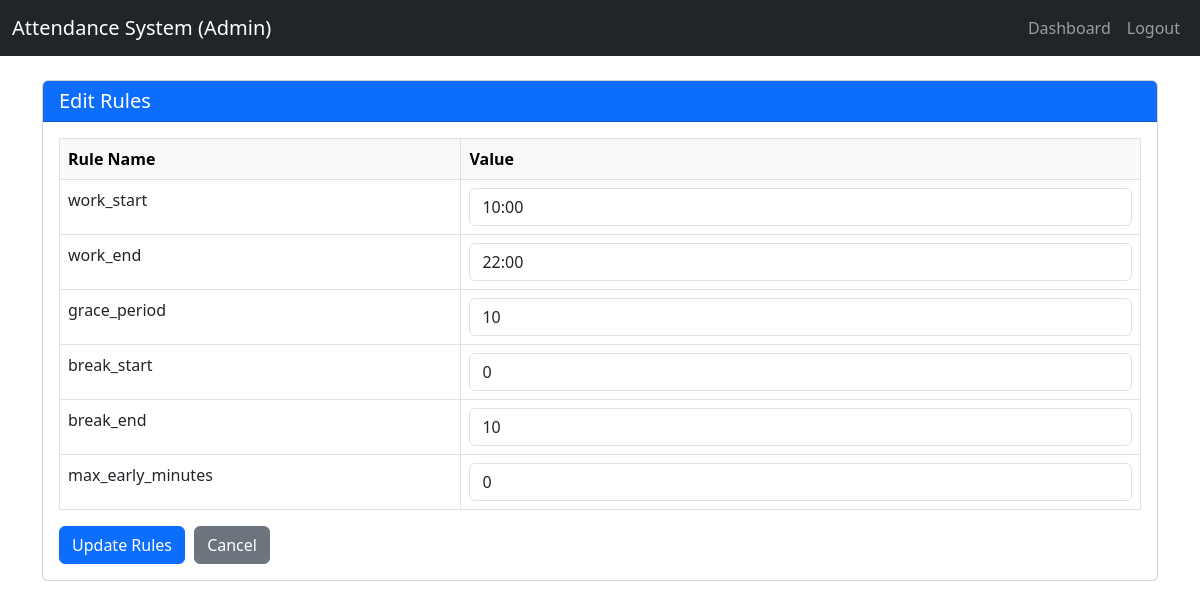
/rules (signed in), run on an earlier commit of the app's database.
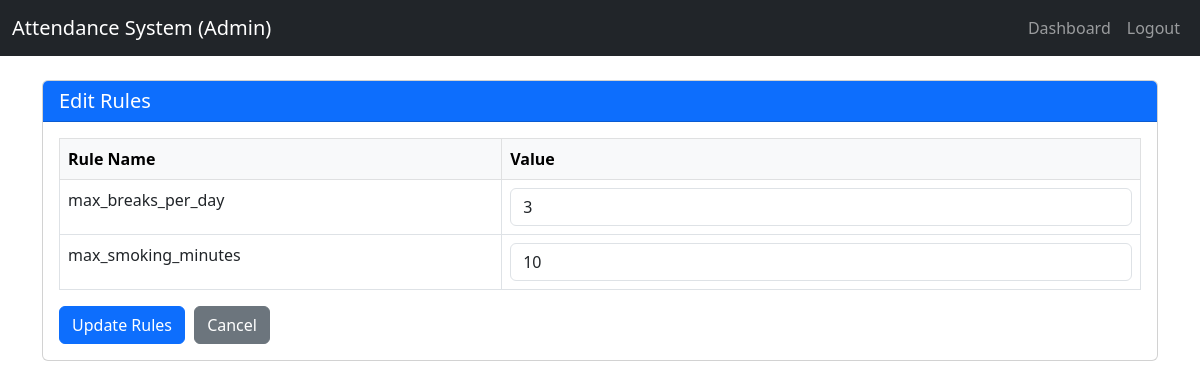
And on a later commit of the database.
### tables this page shows
CREATE TABLE rules (
                    id INTEGER PRIMARY KEY AUTOINCREMENT,
                    rule_name TEXT UNIQUE NOT NULL,
                    value TEXT NOT NULL
                );

### app.py (the view, shortened to what this page needs)
@app.route('/rules', methods=['GET', 'POST'])
@login_required
@admin_required
def rules():
    try:
        rules_list = query_db('SELECT rule_name, value FROM rules')
        return render_template('rules.html', rules=rules_list)
    except Exception as e:
        app.logger.error(f"Error in rules route: {str(e)}")
        flash('An error occurred.', 'danger')
        return redirect(url_for('dashboard'))

### app.py (called while the page is built)
def get_db():
    if DATABASE_URL and DATABASE_URL.startswith('postgres'):
        if not hasattr(g, '_database'):
            g._database = psycopg2.connect(DATABASE_URL, cursor_factory=RealDictCursor)
        return g._database
    else:
        db = getattr(g, '_database', None)
        if db is None:
            db = g._database = sqlite3.connect('attendance.db')
            db.row_factory = sqlite3.Row
        return db

@app.teardown_appcontext
def close_connection(exception):
    db = getattr(g, '_database', None)
    if db is not None:
        db.close()

def query_db(query, args=(), one=False):
    try:
        conn = get_db()
        if DATABASE_URL and DATABASE_URL.startswith('postgres'):
            cur = conn.cursor()
            cur.execute(query.replace('?', '%s'), args)
            rv = cur.fetchall()
            cur.close()
            return (rv[0] if rv else None) if one else rv
        else:
            cur = conn.execute(query, args)
            rv = cur.fetchall()
            cur.close()
            return (rv[0] if rv else None) if one else rv
    except Exception as e:
        app.logger.error(f"Database query error: {str(e)}")
        raise

### templates/rules.html (shortened to what this page needs)
<!DOCTYPE html>
<html lang="en">
<head>
    <link href="https://cdn.jsdelivr.net/npm/bootstrap@5.3.0/dist/css/bootstrap.min.css" rel="stylesheet">
    <link rel="stylesheet" href="{{ url_for('static', filename='style.css') }}">
</head>
<body>
    <nav class="navbar navbar-expand-lg navbar-dark bg-dark">
        <div class="container-fluid">
            <a class="navbar-brand" href="#">Attendance System (Admin)</a>
            <div class="collapse navbar-collapse">
                <ul class="navbar-nav ms-auto">
                    <li class="nav-item"><a class="nav-link" href="{{ url_for('dashboard') }}">Dashboard</a></li>
                    <li class="nav-item"><a class="nav-link" href="{{ url_for('logout') }}">Logout</a></li>
                </ul>
            </div>
        </div>
    </nav>
    <div class="container mt-4">
        <div class="card">
            <div class="card-header bg-primary text-white">
                <h5 class="mb-0">Edit Rules</h5>
            </div>
            <div class="card-body">
                <form method="post">
                    <table class="table table-bordered">
                        <thead class="table-light">
                            <tr>
                                <th>Rule Name</th>
                                <th>Value</th>
                            </tr>
                        </thead>
                        <tbody>
                            {% for rule in rules %}
                            <tr>
                                <td><label for="rule_{{ rule.rule_name }}" class="form-label">{{ rule.rule_name }}</label></td>
                                <td>
                                    <input type="text" class="form-control" name="rule_{{ rule.rule_name }}" id="rule_{{ rule.rule_name }}" value="{{ rule.value }}">
                                </td>
                            </tr>
                            {% endfor %}
                        </tbody>
                    </table>
                    <button type="submit" class="btn btn-primary">Update Rules</button>
                    <a href="{{ url_for('dashboard') }}" class="btn btn-secondary">Cancel</a>
                </form>
            </div>
        </div>
    </div>
</body>
</html>

What changed in the data, as far as the page shows it:
removed rules: rule_name "grace_period", value "10"
removed rules: rule_name "break_start", value "0"
removed rules: rule_name "break_end", value "10"
removed rules: rule_name "max_early_minutes", value "0"
changed rules: rule_name "work_start" → "max_breaks_per_day"; value "10:00" → "3"
changed rules: rule_name "work_end" → "max_smoking_minutes"; value "22:00" → "10"
